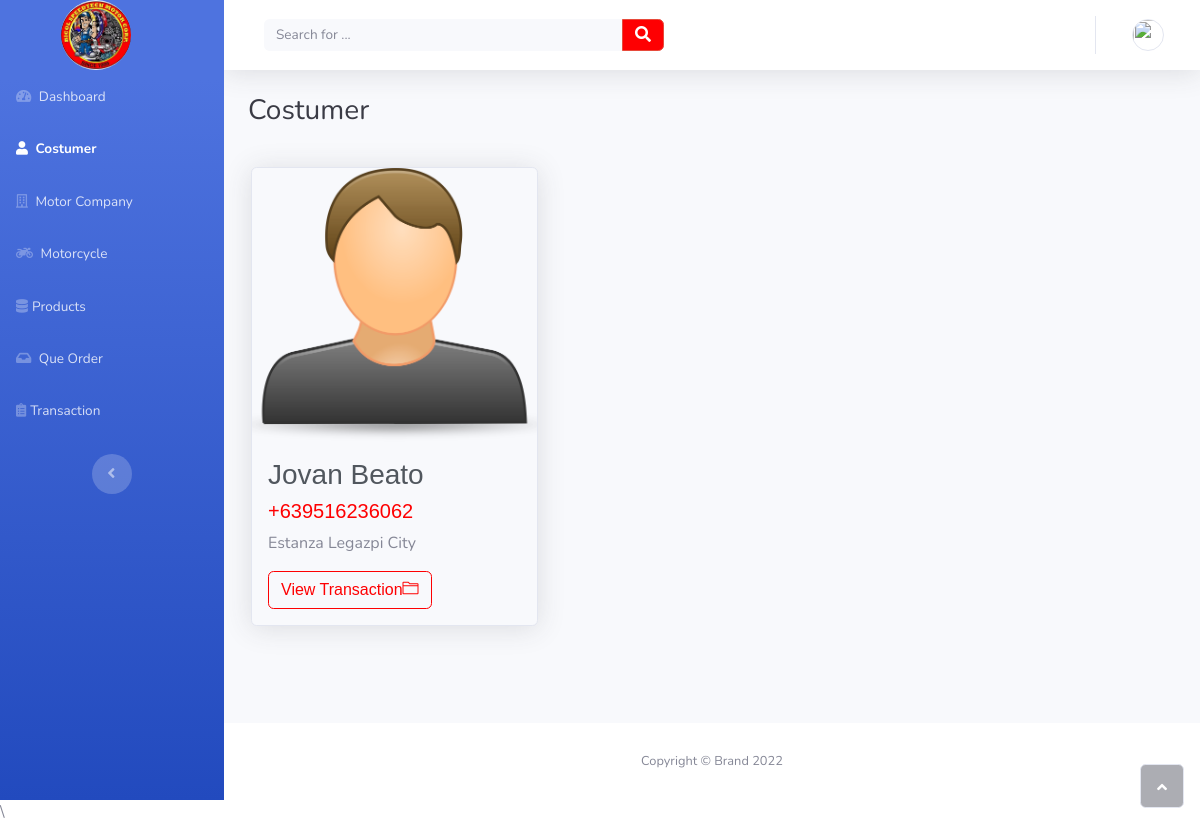
The page /costumer (signed in) on the database its author committed.
### ecomm/models.py (models this page shows, shortened)
class Costumer(models.Model):
    id = models.AutoField(primary_key=True)
    admin = models.OneToOneField(CustomUser, on_delete=models.CASCADE)
    address = models.TextField()
    created_at = models.DateTimeField(auto_now_add=True)
    updated_at = models.DateTimeField(auto_now=True)
    objects = models.Manager()

class CustomUser(AbstractUser):
    user_type_data = ((1, "HOD"), (2, "Staff"), (3, "Costumer"))
    user_type = models.CharField(default=1, choices=user_type_data, max_length=10)

### ecomm/StaffViews.py (the view)
# urls.py: path('costumer', StaffViews.costumer, name="costumer"),
def costumer(request):
    costumer = Costumer.objects.all()
    context = {
        "costumer": costumer,
    }
    return render(request, 'staff/costumer.html', context)

### ecomm/LoginCheckMiddleWare.py (called while the page is built, shortened)
    def process_view(self, request, view_func, view_args, view_kwargs):
        modulename = view_func.__module__
        print(modulename)
        user = request.user
        print(user.is_authenticated)
        if user.is_authenticated:
            if user.user_type == "1":
                if modulename == "ecomm.HODViews":
                    pass
                elif modulename == "ecomm.views" or modulename == "django.views.static":
                    pass
                else:
                    pass
            else:
                return redirect("home")
        else:
            if request.path == reverse("home") or request.path == reverse("doLogin"):
                pass
            else:
                return redirect("home")

### ecomm/templates/staff/costumer.html (shortened to what this page needs)
{% extends "staff/base.html" %}
{% load static %}
{% block content %}
{% include "staff/sidebar.html" %}
<div class="d-flex flex-column" id="content-wrapper">
          <div id="content">
              <nav class="navbar navbar-light navbar-expand bg-white shadow mb-4 topbar static-top">
                <div class="container-fluid"><button class="btn btn-link d-md-none rounded-circle me-3" id="sidebarToggleTop" type="button"></button>
                    <form class="d-none d-sm-inline-block me-auto ms-md-3 my-2 my-md-0 mw-100 navbar-search">
                        <div class="input-group"><input class="bg-light form-control border-0 small" type="text" placeholder="Search for ..."><button class="btn btn-primary py-0" type="button" style="background: rgb(254,0,2);border-color: var(--bs-red);"><i class="fas fa-search"></i></button></div>
                    </form>
                    <ul class="navbar-nav flex-nowrap ms-auto">
                        <li class="nav-item dropdown no-arrow">
                            <div class="nav-item dropdown no-arrow"><a class="dropdown-toggle nav-link" aria-expanded="false" data-bs-toggle="dropdown" href="#"><img class="border rounded-circle img-profile" src="https://cdn-icons-png.flaticon.com/512/149/149071.png"></a>
                            </div>
                        </li>
                    </ul>
                </div>
              </nav>
              <div class="container-fluid">
                  <h3 class="text-dark mb-4">Costumer</h3>
              </div>
              <section>
                  <div class="container">
                      <div class="row">
                          {% for costumer in costumer %}
                          <div class="col-auto col-sm-12 col-md-12 col-lg-4 col-xl-4" style="padding-top: 15px;padding-bottom: 15px;padding-right: 15px;padding-left: 15px;">
                              <div class="bg-light border rounded shadow card" data-bss-hover-animate="pulse"><img class="card-img-top" src="{% static 'staff_templates/assets/img/user.png' %}">
                                  <div class="card-body">
                                      <h3 class="card-title" style="font-family: Antic, sans-serif;color: rgb(81,87,94);">{{ costumer.admin.first_name }} {{ costumer.admin.last_name }}</h3>
                                      <h5 class="card-sub-title" style="font-family: Antic, sans-serif;color: #fe0002;">{{ costumer.admin.username }}</h5>
                                      <p>{{ costumer.address }}</p>
                                      <p class="card-text" style="font-family: Antic, sans-serif;color: rgb(81,87,94);"></p><button class="btn btn-outline-success" type="button" style="font-weight: normal;font-family: Antic, sans-serif;border-color: rgb(254,0,2);color: rgb(254,0,2);">View Transaction<i class="icon-folder-alt"></i></button>
                                  </div>
                              </div>
                          </div>
                          {% endfor %}
                      </div>
                  </div>
              </section>
          </div>
          <footer class="bg-white sticky-footer">
              <div class="container my-auto">
                  <div class="text-center my-auto copyright"><span>Copyright © Brand 2022</span></div>
              </div>
          </footer>
      </div><a class="border rounded d-inline scroll-to-top" href="#page-top"><i class="fas fa-angle-up"></i></a>
{% endblock %}

### static/staff_templates/assets/css/Filter.css (style rules this page uses)
* { outline: none; }

### rows shown on the page
Costumer: admin.first_name "Jovan", admin.last_name "Beato", admin.username "+639516236062", address "Estanza Legazpi City"
